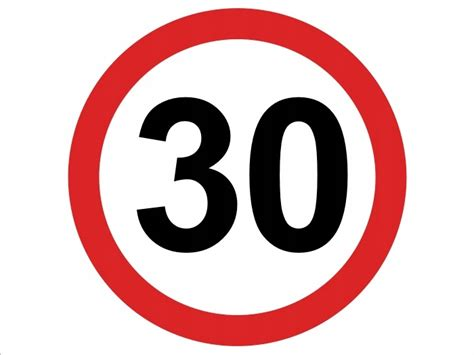
#> input picture feature-based-signs-recognition - Copy/ImageQuery/30.jfif, 474 x 355 px; its folder holds only this picture in this run
$ python main.py
#> lines starting #> are read from the running program, lines starting #| are printed output that depends on the picture
import cv2
import numpy as np
import os


orb = cv2.ORB_create(nfeatures=1000)

# Importing Images

path = "ImageQuery"
path_test = "ImageTrain"
images = []
className = []
myList = os.listdir(path)
for cl in myList:
    imgCur = cv2.imread(f'{path}/{cl}', 0)
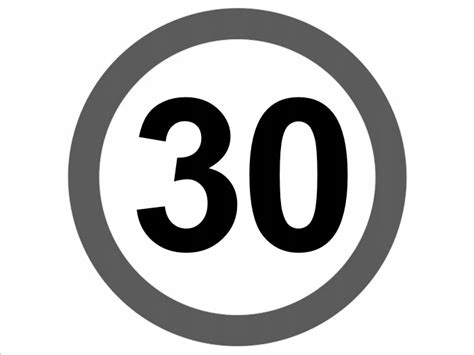
#> imgCur: shape (355, 474); min 0, max 255, mean 199.7
    images.append(imgCur)
    className.append(os.path.splitext(cl)[0])
print(className)

# Finding Descriptors

def findDes(images):
    desList=[]
    for img in images:
        kp, des = orb.detectAndCompute(img, None)
        desList.append(des)
#> this loop made 1 pass
#> after the loop, desList = 1 item
    return desList

desList = findDes(images)
#> desList = 1 item

# Find ID

def findID(img, desList):
    kp2, des2 = orb.detectAndCompute(img, None)
    bf = cv2.BFMatcher()
    matchList = []
    for des in desList:
        matches = bf.knnMatch(des, des2, k=2)
        good = []
        for m, n in matches:
            if m.distance < 0.75 * n.distance:
                good.append([m])
        matchList.append(len(good))
    print(matchList)


img2 = cv2.imread('ImageTrain/120.png')
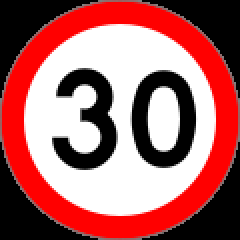
#> input picture feature-based-signs-recognition - Copy/ImageTrain/120.png, 120 x 120 px (shown 2 times larger)
#> img2 is the input picture: shape (120, 120, 3); mean B, G, R 102.7, 102.7, 170.8
findID(img2, desList)
#> in findID, `kp2, des2 = orb.detectAndCompute(img, None)`: kp2 = 120 keypoints; strongest (x, y, size): (41, 59, 31), (41, 55, 31), (46, 46, 44.6), (46, 49, 44.6)
#> the loop in findID, `for des in desList:` made 1 pass
#> matches on pass 1: 527 matches
#> after the loop in findID, `for des in desList:`: matchList = [35]
#| [35]
